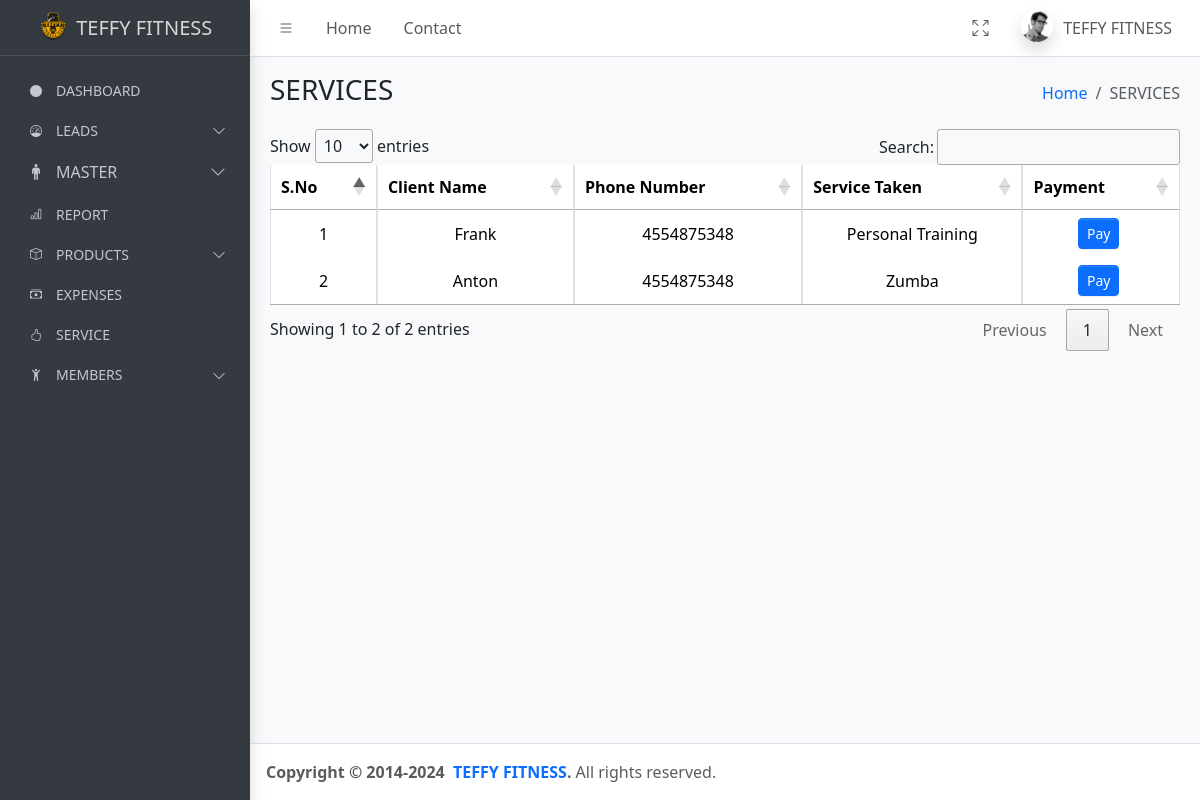
Screenshot of /overall-services/ with the database file from the repository.
### teffyapp/models.py (models this page shows, shortened)
class PersonalInformation(models.Model):
    name = models.CharField(max_length=50)
    address = models.TextField()
    occupation = models.CharField(max_length=50)
    gender = models.CharField(max_length=10)
    mobile_number = models.CharField(max_length=12)
    email = models.EmailField()
    perfect_body = models.CharField(max_length=20,null=True,blank=True)
    body_type=models.CharField(max_length=20,null=True,blank=True)
    goal=models.CharField(max_length=30,null=True,blank=True)
    body_you_want = models.CharField(max_length=50, null=True,blank=True)
    level_of_body_fat = models.CharField(max_length=50,null=True,blank=True)
    problem_areas = models.CharField(max_length=50,null=True,blank=True)
    diets = models.CharField(max_length=70,null=True,blank=True)
    water_you_drink_daily = models.CharField(max_length=50,null=True,blank=True)
    eat_or_dividie_foods_or_beverages = models.CharField(max_length=70,blank=True,null=True)
    event_coming_up = models.CharField(max_length=50,null=True,blank=True)
    height = models.CharField(max_length=50)
    current_weight = models.CharField(max_length=50)
    target_weight = models.CharField(max_length=50)
    level_of_fitness = models.CharField(max_length=50,null=True,blank=True)
    status = models.CharField(max_length=20, default='new')  # Track the status of the lead
    follow_up_date = models.DateTimeField(default=timezone.now)
    created_date = models.DateTimeField(default=timezone.now)
    services = models.ForeignKey(Service,on_delete=models.SET_NULL, null=True, related_name="users")   # for services
    assigned_date = models.DateField(default=timezone.now)
    renewal_date = models.DateField(null=True, blank=True)

class Service(models.Model):
    name = models.CharField(max_length=100)
    duration = models.CharField(max_length=50, null=True, blank=True)
    prices = models.PositiveIntegerField(null=True, blank=True)
    group = models.CharField(max_length=100, null=True, blank=True)
    sessions = models.CharField(max_length=100,null=True, blank=True)

### teffyapp/views.py (the view)
# urls.py: path('overall-services/',overall_services, name='overall_services'),
def overall_services(request):
        client_details = PersonalInformation.objects.filter(status='converted')
        print("Number of clients:", client_details.count())
        for client in client_details:
            print(f"Client: {client.name}, Service: {client.services.name if client.services else 'No Service'}")
        services = Service.objects.all()
        context = {
            "client_details": client_details,
            "services_taken": services,
        }
        return render(request, "overall-service.html", context)

### templates/overall-service.html (shortened to what this page needs)
{% extends "base.html" %}
{% load static %}
{% block content %}
<main class="app-main">
  <div class="app-content-header">
      <div class="container-fluid">
          <div class="row">
              <div class="col-sm-6">
                  <h3 class="mb-0">SERVICES</h3>
              </div>
              <div class="col-sm-6">
                  <ol class="breadcrumb float-sm-end">
                      <li class="breadcrumb-item"><a href="/main/">Home</a></li>
                      <li class="breadcrumb-item active" aria-current="page">SERVICES</li>
                  </ol>
              </div>
          </div>
      </div>
  </div>
  <div class="app-content">
      <div class="container-fluid">
          <div class="row">
              <div class="col-12">
                  <table id="example1" class="table table-bordered">
                      <thead>
                          <tr>
                              <th>S.No</th>
                              <th>Client Name</th>
                              <th>Phone Number</th>
                              <th>Service Taken</th>
                              <th>Payment</th>
                          </tr>
                      </thead>
                      <tbody>
                        {% if client_details %}
                          {% for client in client_details %}
                          <tr>
                              <td>{{ forloop.counter }}</td>
                              <td>{{ client.name }}</td>
                              <td>{{ client.mobile_number }}</td>
                              <td>{{ client.services.name }}</td>
                              <td>
                                <a href="{% url 'payment_page' client.id %}" class="btn btn-primary btn-sm">Pay</a>
                              </td>
                          </tr>
                          {% endfor %}
                        {% else %}
                          <tr>
                              <td colspan="4" class="text-center">No clients found matching the criteria.</td>
                          </tr>
                        {% endif %}
                      </tbody>
                  </table>
              </div>
          </div>
      </div>
  </div>
</main>
{% endblock content %}

### rows the page displays
PersonalInformation: name "Frank", mobile_number "4554875348", services.name "Personal Training"
PersonalInformation: name "Anton", mobile_number "4554875348", services.name "Zumba"
